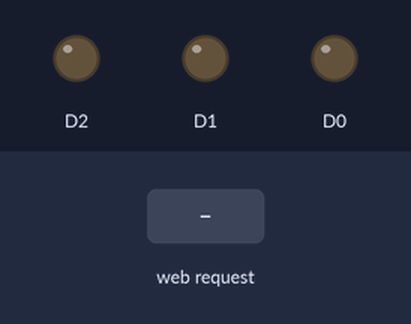
Recording of a sketch running on a simulated ESP8266 (NodeMCU). On the bench: output pins drawn as LEDs (lit = HIGH). Inputs (shaded band) come from the test bench. WiFi joins after 1.5 s; servers stay silent unless stated; what the sketch prints to the serial monitor is not drawn.

Above: at 3.0 s.
3.1 s: HTTP request GET /light1 received
At 3.4 s:
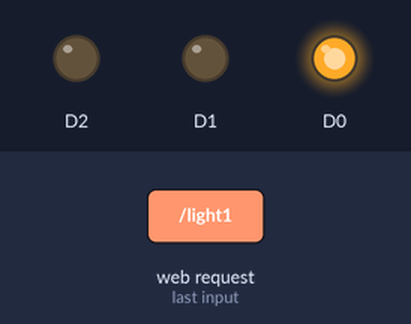
4.6 s: HTTP request GET /light2 received
At 5.7 s:
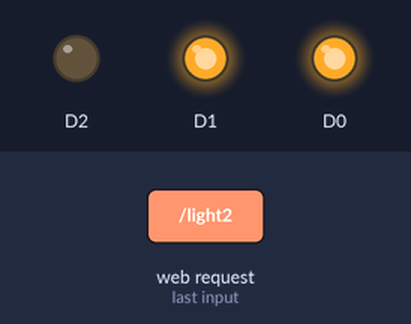
6.1 s: HTTP request GET /light3 received
At 6.8 s:
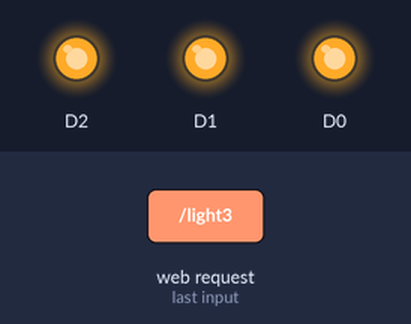
7.6 s: HTTP request GET /light1 received
At 8.0 s:
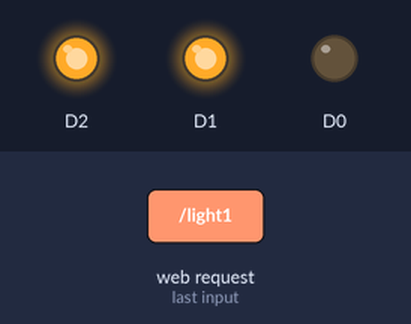
9.1 s: HTTP request GET /light2 received
At 10.3 s:
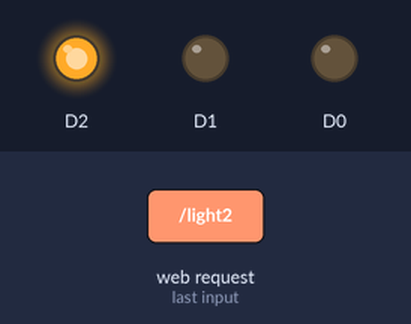
Timing chart, 0 to 11.6 s (numbered marks = the images above; inputs shaded):
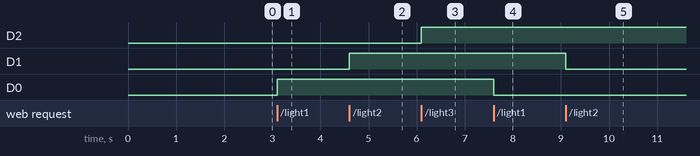

The sketch:

Home_Automation_code.ino
```cpp
#include<ESP8266WiFi.h>
#define BLYNK_PRINT Serial
#include <BlynkSimpleEsp8266.h>

char auth[] = " Fxu84-44_sJFViPlXb34rtQS5XMgaasP";
#define ssid "Vivo V20" //can also write const char/string ="saksham"
#define pass "kanchanr"

WiFiServer server(80);

int m=0;
int n=0;
int p=0;
void setup(){
Serial.begin(9600);
Blynk.begin(auth, ssid, pass);
WiFi.begin(ssid, pass);
Serial.println("Connecting to N/W ...");
while(WiFi.status()!=WL_CONNECTED){
delay(400);
Serial.print(".");
}
Serial.println("");
Serial.println("Connected to N/W");
server.begin();
Serial.println("");
Serial.print("Use this IP: ");
Serial.print(WiFi.localIP());
pinMode(D0, OUTPUT);
digitalWrite(D0,0);
pinMode(D1, OUTPUT);
digitalWrite(D1,0);
pinMode(D2, OUTPUT);
digitalWrite(D2,0);

}

void loop(){
 Blynk.run();
 WiFiClient client =server.available();
 if(!client){
return;
}

String request = client.readStringUntil('\r');

if(request.indexOf("/light1")!=-1){
m=!m;
digitalWrite(D0, m);
}

if(request.indexOf("/light2")!=-1){
n=!n;
digitalWrite(D1, n);
}
if(request.indexOf("/light3")!=-1){
p=!p;
digitalWrite(D2, p);
}

client.print("<!DOCTYPE html>\n");
client.print("<html>\n");
client.print("<head>\n");
client.print("\t<title>My Dashboard</title>\n");
client.print("</head>\n");
client.print("<body><center>\n");
client.print("\t<h2 style= \"color : red\">HOME AUTOMATION</h2>\n");
client.print("     <div style=\"margin-top: 30px; margin-bottom: 50px; background-color: cyan; margin-right: 350px; margin-left: 350px; padding-top: 80px; padding-bottom : 80px;\">\n");
client.print("     \t\t<a href=\"light1\"><button style= \"background-color : blue; color : white;\">Light 1</button></a>");
client.print("     <a href=\"light2\"><button style= \"background-color : blue; color : white;\">Light 2 </button></a>");
client.print("     <a href=\"light3\"><button style= \"background-color : blue; color : white;\">Light 3</button></a><p style= \"color : red;\">STATUS : <br></p> ");
if(m==1)
client.print("LIGHT 1 On<br><br>");
if(m==0)
client.print("LIGHT 1 Off<br><br>");
if(n==1)
client.print("LIGHT 2 On<br><br>");
if(n==0)
client.print("\t\tLIGHT 2 Off<br><br>");
if(p==1)
client.print("\t\tLIGHT 3 On<br><br>");
if(p==0)
client.print("\t\tLIGHT 3 Off<br><br>");

client.print(" </div></center>\n");
client.print("     <marquee style=\"color: red;\">Your Homeautomation subscription is ending next month on 10th Nov, 2020.</marquee>\n");
client.print("</body>\n");
client.print("</html>");
}
/*WiFi.status();
IF CONNECTED = WL_CONNECTED
NOT CONNECTED = NO_SHIELD
DISCONNECT = WL_DISCONNECTED
*/
```

Measured:
- after the input at 3.1 s, D0: LOW → HIGH at once
- after the input at 4.6 s, D1: LOW → HIGH at once
- after the input at 6.1 s, D2: LOW → HIGH at once
- after the input at 7.6 s, D0: HIGH → LOW at once
- after the input at 9.1 s, D1: HIGH → LOW at once
